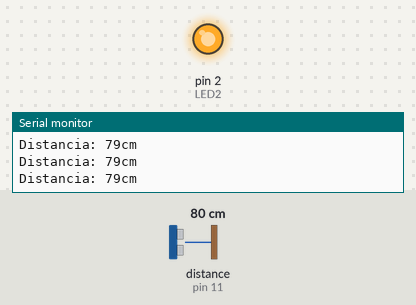
This sketch was run on a simulated Arduino Uno, built with avr-gcc and run on an emulated ATmega328P. On the bench: output pins drawn as LEDs (lit = HIGH), the last lines printed to the serial monitor. Wiring (inferred from the names in the program): ultrasonic range finder: trigger pin 12; echo pin 11. The inputs (shaded band) are chosen by the test bench; at power-on: distance to the obstacle (sensor on pin 11) 80 cm. The echo pulse lasts 58.3 µs per cm; pins used as bus, display or sensor lines are not drawn.

Above: at 1.2 s.
1.3 s: distance to the obstacle (sensor on pin 11) set to 13 cm
2.8 s: distance to the obstacle (sensor on pin 11) set to 10 cm
At 3.7 s:
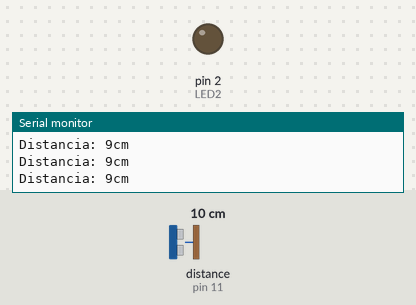
4.3 s: distance to the obstacle (sensor on pin 11) set to 18 cm
At 5.4 s:
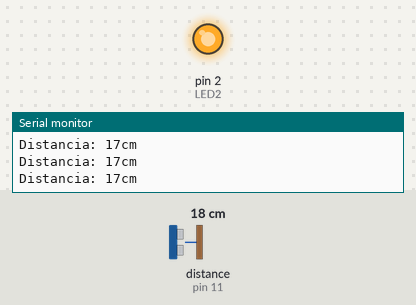
Timing chart, 0 to 7.3 s (numbered marks = the images above; inputs shaded):
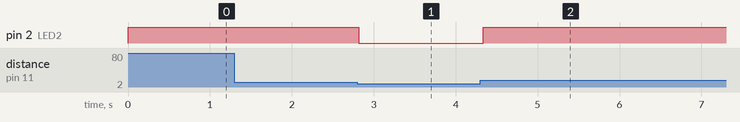

Measured:
- the behaviour switches between 12 and 11 cm on distance to the obstacle (sensor on pin 11) (found by bisection; images 0 and 1)
- after the input at 2.8 s, pin 2 (LED2): HIGH → LOW at once
- after the input at 4.3 s, pin 2 (LED2): LOW → HIGH at once

The sketch:

dazzling_jaagub1.ino
```cpp
const int Trigger = 12; // Pino digital 12 para Trigger do sensor
const int Echo = 11; // Pino digital 11 para Echo do sensor
const int LED = 1;
const int LED2 = 2;
void setup(){
  Serial.begin(9600); // Início comunicação serial
  pinMode(LED, OUTPUT);
  pinMode(LED2, OUTPUT);
  pinMode(Trigger, OUTPUT); // Trigger como saída
  pinMode(Echo, INPUT); // Echo como entrada
  digitalWrite(Trigger, LOW); // Inicializamos o pin com 0
}
void loop(){
// Tempo que demora para chegar em eco
long t;
// Distância em centímetros
long d;
  digitalWrite(Trigger, HIGH);
  delayMicroseconds(10); // Enviamos um pulso de 10us
  digitalWrite(Trigger, LOW);
  t = pulseIn(Echo, HIGH); // Obtemos eco do pulso
  d = t/59; // Escalamos o tempo a uma distância em cm
  Serial.print("Distancia: ");
  Serial.print(d); // Enviamos por serial o valor da distância
  Serial.println("cm");

  if(d <= 10){
    digitalWrite(LED, HIGH);
    digitalWrite(LED2, LOW);
  }
  else if(d > 10){
    digitalWrite(LED, LOW);
    digitalWrite(LED2, HIGH);
  }
} // Fim do sketch
```
